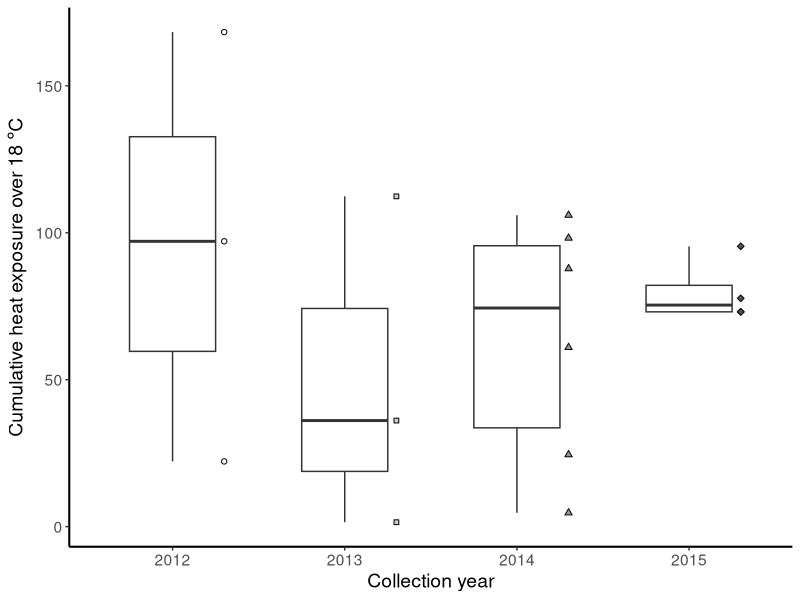
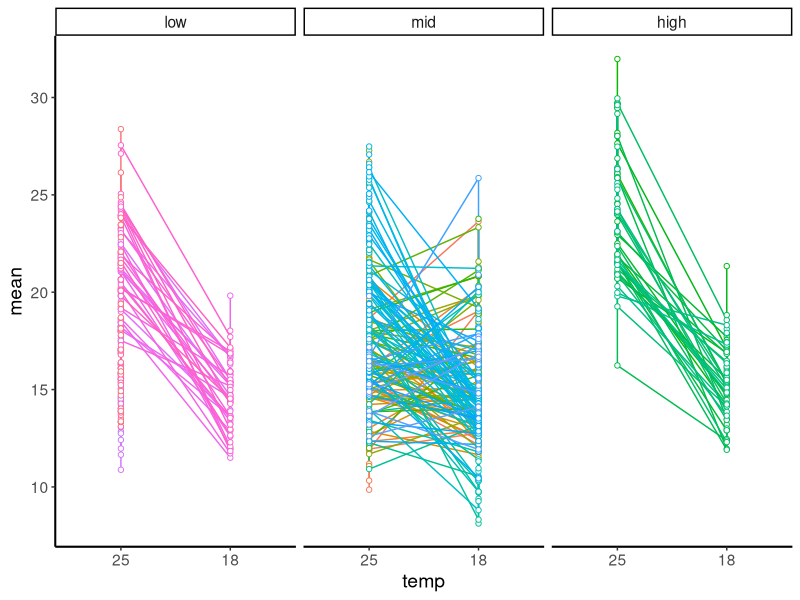
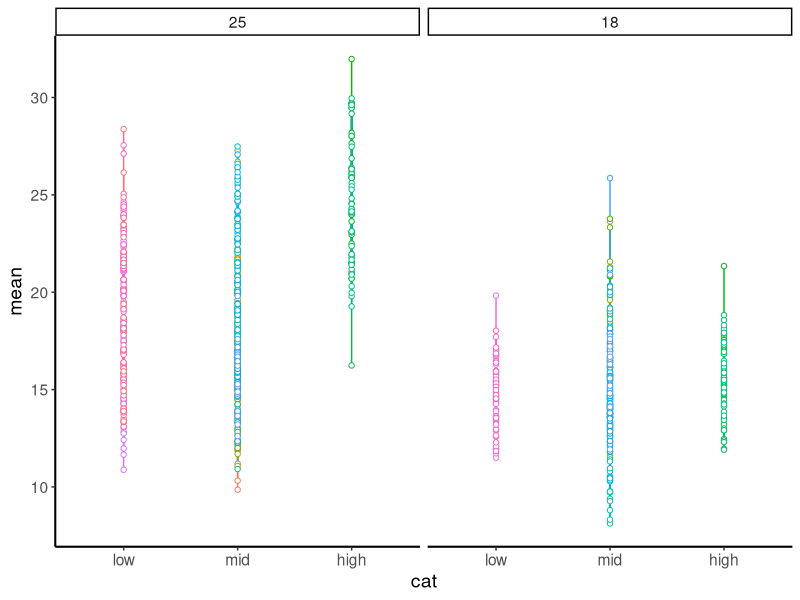
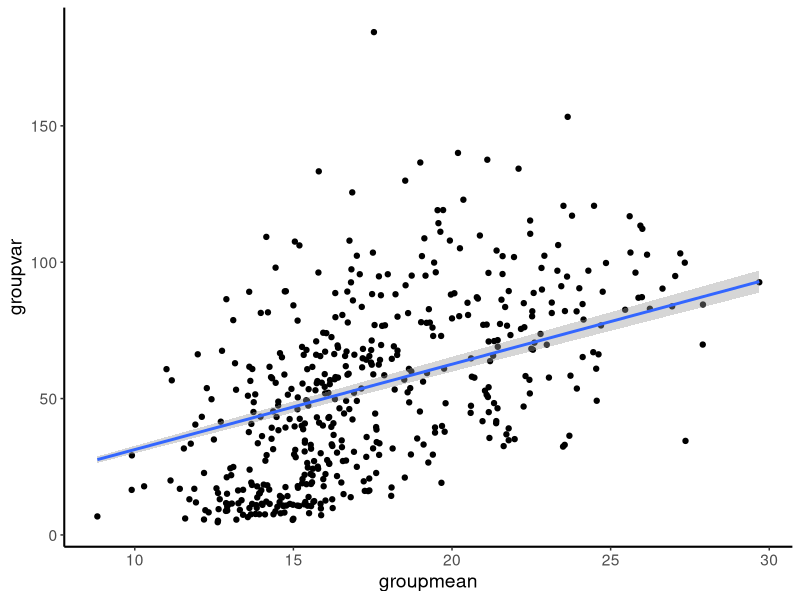
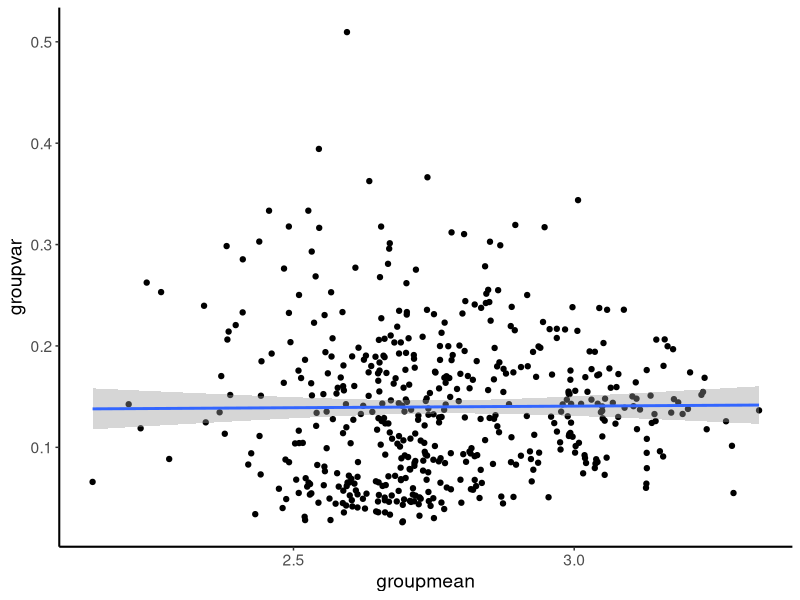
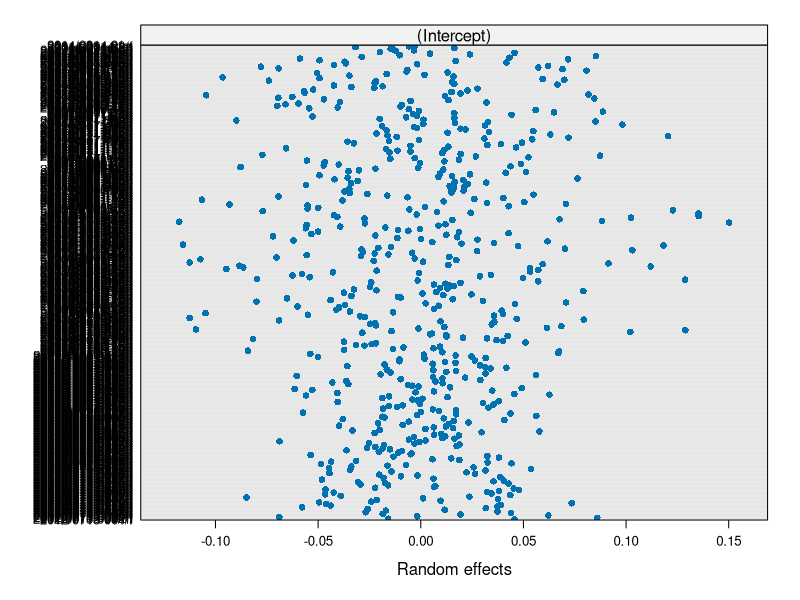
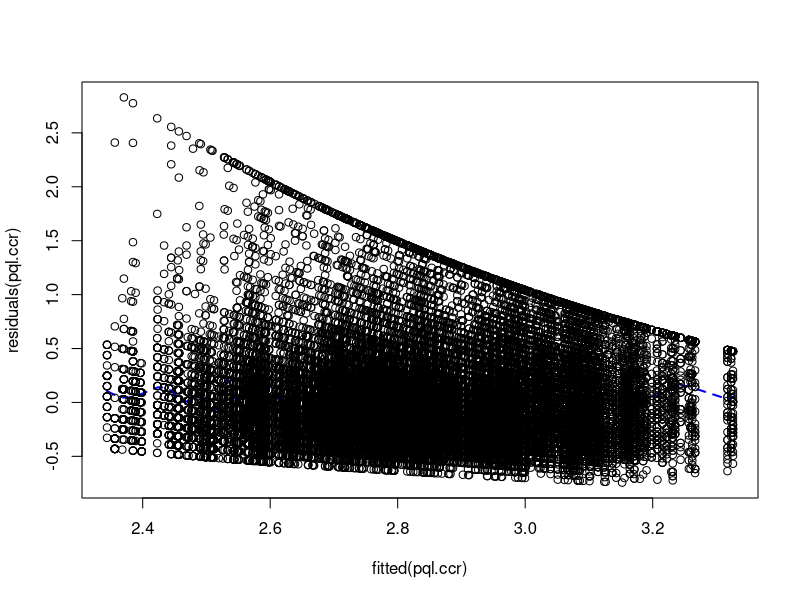
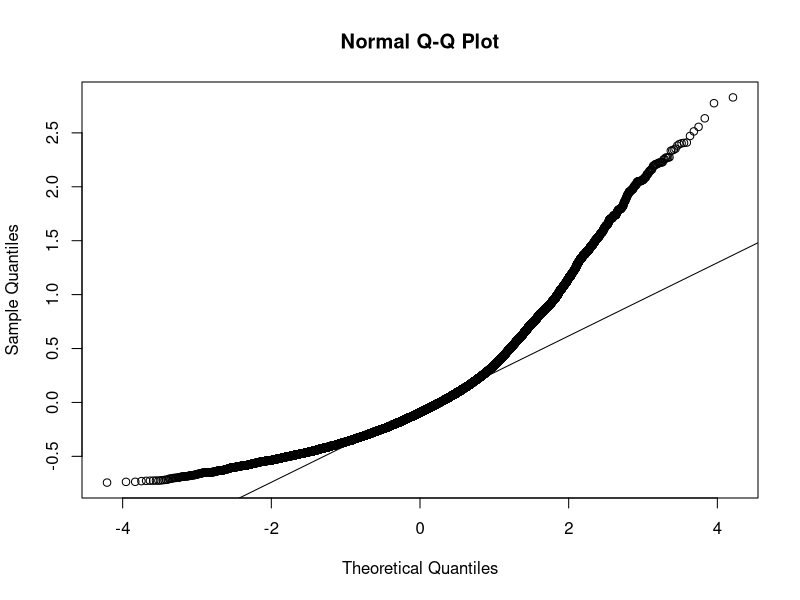

These charts were generated, in order, by the following R code: (Note: this script raises an error after producing the figures.)
## Analysis of seasonal cold tolerance (Topeka) °degree symbol for figures (just copy-paste)
getwd()
setwd("~/Dropbox/manuscripts/topeka/EcoEvo_revision/") #
# final version 

library(ggplot2)
library(plyr)
library(gridExtra)
library(reshape2)
library(scales)
library(car)
library(MASS)
library(lme4)
library(e1071)

fly_manuscript <- theme_classic() + theme(axis.line.x = element_line(color="black", size = .7),axis.line.y = element_line(color="black", size = .7),text=element_text(size=14))

#### degree day data for all collection dates across CCR and RCH experiments ####
# http://www.degreedays.net/#
dd <- as.data.frame(cbind(hdd25=c(5.1,39.2,139.9, 25.3,34.9,108.5, 29.7,26.1,27.9,75.6,126.3,200.1, 51.6,39.1,33.5,51.6),hdd18=c(0,7.4,62.8, 1.9,5,41.5, 0,3.3,1.7,23.3,48.7,106, 6.8,1.1,5.4,6.8),cdd25=c(75.3,30.9,1.1, 37.8,36.8,5, 19.4,31,26.6,15.4,3.9,0, 19.6,17.6,25.7,19.6),cdd18=c(168.3,97.1,22.2, 112.4,1.5,36.1, 87.8,106,98.2,61,24.5,4.7, 73.1,77.7,95.4,73.1)))
dd$time <- c(1,2,3, 4,5,6, 7,8,9,10,11,12, 13,14,15,16)
dd$label <- c("'12/Jul ","'12/Sep ","'12/Oct ","'13/Jul ","'13/Sep ","'13/Oct ","'14/Jun ","'14/Jul ","'14/Aug ","'14/Sep ","'14/Oct ", "'14/Nov ","'15/Jun ","'15/Jul ","'15/Sep ","'15/Oct ")
dd$year <- c("2012","2012","2012","2013","2013","2013","2014","2014","2014","2014","2014","2014","2015","2015","2015","2015")
#write.table(dd[,c(5:7,1:4)], file="degreedays_data.txt", quote=F, row.names=F, col.names=T)

skewness(dd$hdd25) #1.192
skewness(dd$hdd18) #1.588
skewness(dd$cdd25) #1.153
skewness(dd$cdd18) #0.132

dd.long <- melt(dd, id.vars=c("time","year","label"), variable.name="metric")

ggplot(subset(dd.long, metric=="cdd18"), aes(y=value, x=year, shape=year)) + geom_boxplot(show.legend=F, width=0.5) + geom_point(aes(fill=year), position = position_nudge(x=0.3), show.legend=F) + scale_shape_manual(values=c(21, 22, 24, 23)) + fly_manuscript + scale_fill_manual(values=c("#f7f7f7","#cccccc","#969696","#525252")) + ylab("Cumulative heat exposure over "*18~degree*C) + xlab("Collection year")

# figure 1
postscript(file=paste("fig_1_degree_days_bw",format(Sys.time(),"%Y%m%d"),"eps",sep="."),onefile=F, width=5, height=4)
ggplot(subset(dd.long, metric=="cdd18"), aes(y=value, x=year, shape=year)) + geom_boxplot(show.legend=F, width=0.5) + geom_point(aes(fill=year), position = position_nudge(x=0.3), show.legend=F) + scale_shape_manual(values=c(21, 22, 24, 23)) + fly_manuscript + scale_fill_manual(values=c("#f7f7f7","#cccccc","#969696","#525252")) + ylab("Cumulative heat exposure over "*18~degree*C) + xlab("Collection year")
dev.off()


#### graphical exploration of CCR data ####
# read processed data
all.ccr <- read.table("ccr_cleaned_data.20170420.txt", h=T)
str(all.ccr)  
all.ccr$year <- factor(all.ccr$year)
all.ccr$temp <- factor(all.ccr$temp, levels=c("25","18"))
all.ccr$group <- factor(all.ccr$group, levels=c("12jul","12sep","12oct","13jul","13sep","13oct","14jun","14jul","14aug","14sep"))
all.ccr$cat <- factor(all.ccr$cat, levels=c("low","mid","high"))

# line means taken for ease of exploration
all.filtered.fig <- ddply(all.ccr, .(line,sex,temp,group,year, cdd18, cat), summarise, mean=mean(time),sd=sd(time))
summary(all.filtered.fig)

# checking data, response against fixed predictors
ggplot(all.filtered.fig, aes(x=temp, y=mean, colour=line, group=line)) + geom_line(show.legend=F) + facet_grid(.~cat) + geom_point(shape=21,fill="white", show.legend = F) + fly_manuscript
ggplot(all.filtered.fig, aes(x=cat, y=mean, colour=line, group=line)) + geom_line(show.legend=F) + facet_grid(.~temp) + geom_point(shape=21,fill="white", show.legend = F) + fly_manuscript

# mean and variance are correlated in a quasipoisson pattern
groupvar <- with(all.ccr, tapply(time, list(gentemp), var))
groupmean <- with(all.ccr, tapply(time, list(gentemp), mean))
ggplot(data.frame(groupmean, groupvar), aes(x=groupmean, y=groupvar)) + geom_point() + geom_smooth(method="lm", formula=y~x-1) + fly_manuscript

# as expected for quasipoisson, log removes relationship
groupvar <- with(all.ccr, tapply(log(time), list(gentemp), var))
groupmean <- with(all.ccr, tapply(log(time), list(gentemp), mean))
ggplot(data.frame(groupmean, groupvar), aes(x=groupmean, y=groupvar)) + geom_point() + geom_smooth(method="lm") + fly_manuscript


#### analyze CCR data ####
## test two hypotheses:
# 1 - does cdd18 (seasonal weather) affect time25 (all years), controling for sex in line in year (random)
# 2 - how does cdd18 affect delta-time25-18 (2012 vs. 2014)
# quasipoisson
pql.ccr <- glmmPQL(time ~ cdd18 * temp, ~1|year/line/sex, family=quasipoisson(link="log"), data=all.ccr)

plot(ranef(pql.ccr))
plot(fitted(pql.ccr),residuals(pql.ccr),  lines(smooth.spline(fitted(pql.ccr), residuals(pql.ccr)),col="blue",lty=2,lwd=2))
qqnorm(residuals(pql.ccr))
qqline(residuals(pql.ccr))
plot(all.ccr$year, residuals(pql.ccr))
plot(all.ccr$group, residuals(pql.ccr))
plot(all.ccr$sex, residuals(pql.ccr))
plot(all.ccr$temp, residuals(pql.ccr))
plot(all.ccr$cat, residuals(pql.ccr))

summary(pql.ccr) 
# cooling degree days (reference 18 C) are representative of the cumulative hot weather or weather-related natural selection experienced by wild flies
# this represents selection pressure because tested flies are common garden offspring
# while the effect of temp is the degree of developmental plasticity
# and temp:cdd18 is the GxE component
# cdd18 adds to CCR wakeup time, 0.001 +/- <0.001 per unit (t(287) = 7.092, p < 0.001)
# temp18 decreases wakeup time, -0.163 +/- 0.011 (t(38589) = -14.963, p < 0.001)
# cdd18 and raising flies at 18 interact, so that per unit cdd18?, wakeup is shorter -0.001 +/- <0.001 (t(38589) = -8.830, p < 0.001)

# random variance between sexes is about 0.069 StdDev
# random variance between lines is about 0.102
# random variance between years is about 0.077
# residual variance is 1.751

fixef(pql.ccr)
slope.ccr <- fixef(pql.ccr)[2]
intercept.ccr <- fixef(pql.ccr)[1]
temp18 <- fixef(pql.ccr)[3]
cdd.temp18 <- fixef(pql.ccr)[4]

ranef(pql.ccr)["year"]
ccr.year2012 <- ranef(pql.ccr)$year[1,]
ccr.year2013 <- ranef(pql.ccr)$year[2,]
ccr.year2014 <- ranef(pql.ccr)$year[3,]

abline.data <- data.frame(int=c(intercept.ccr+ccr.year2012, intercept.ccr+ccr.year2014, intercept.ccr+ccr.year2012+temp18, intercept.ccr+ccr.year2014+temp18), slo=c(slope.ccr, slope.ccr, slope.ccr+cdd.temp18, slope.ccr+cdd.temp18), year=c("2012","2014","2012","2014"), temp=c("25", "25", "18", "18"))

temp_names <- c(
  `25` = "(a) Development at 25 °C",
  `18` = "(b) Development at 18 °C"
)

year_names <- c(
  `2012` = "(c) 2012",
  `2014` = "(d) 2014"
)

plot.ccr.1 <- ggplot(subset(all.filtered.fig, year!=2013), aes(x=cdd18, y=mean, fill=year, shape=year)) + geom_jitter(size=1, width=2.5) + fly_manuscript + facet_grid(.~temp, labeller=as_labeller(temp_names)) + scale_y_continuous(trans="log", breaks=seq(1,45,3)) + scale_shape_manual(values=c(21, 24)) + theme(strip.text = element_text(size=16), strip.background = element_blank()) + scale_fill_manual(values=c("#f7f7f7","#969696")) + geom_abline(aes(intercept=int, slope=slo, colour=year, linetype=year), abline.data) + xlab(expression("Heat above 18 °C experienced by line founder")) + ylab("Mean chill coma recovery")+ scale_colour_manual(values=c("#CCCCCC","#333333"))

plot.ccr.2 <- ggplot(subset(all.filtered.fig, year!=2013), aes(x=temp, y=mean, fill=year)) + geom_boxplot() +facet_grid(.~year, labeller=as_labeller(year_names)) + fly_manuscript + scale_x_discrete(labels=c("25 °C","18 °C")) + scale_y_continuous(trans="log", breaks=seq(1,45,3)) + theme(strip.text = element_text(size=16), strip.background = element_blank()) + scale_fill_manual(values=c("#f7f7f7","#969696")) + xlab("Developmental temperature") + ylab("Mean chill coma recovery")

# figure 2: glm model fit, panels by sex and year and dev temp
postscript(file=paste("fig_2_ccr_glm_model_fit_bw",format(Sys.time(),"%Y%m%d"),"eps",sep="."),onefile=F, width=8, height=5)
grid.arrange(plot.ccr.1, plot.ccr.2)
dev.off()

# a version that includes 2013
abline.data.1 <- data.frame(int=c(intercept.ccr+ccr.year2012 , intercept.ccr+ccr.year2013, intercept.ccr+ccr.year2014, intercept.ccr+ccr.year2012+temp18, intercept.ccr+ccr.year2013+temp18, intercept.ccr+ccr.year2014+temp18), slo=c(slope.ccr, slope.ccr, slope.ccr, slope.ccr+cdd.temp18, slope.ccr+cdd.temp18, slope.ccr+cdd.temp18), year=c("2012","2013","2014","2012","2013","2014"), temp=c("25", "25", "25", "18", "18", "18"))

year_names.1 <- c(
  `2012` = "(c) 2012",
  `2013` = "(d) 2013",
  `2014` = "(e) 2014"
)

plot.ccr.1a <- ggplot(all.filtered.fig, aes(x=cdd18, y=mean, fill=year, shape=year)) + geom_jitter(size=1, width=2.5) + fly_manuscript + facet_grid(.~temp, labeller=as_labeller(temp_names)) + scale_y_continuous(trans="log", breaks=seq(1,45,3)) + scale_shape_manual(values=c(21, 22, 24)) + theme(strip.text = element_text(size=16), strip.background = element_blank()) + scale_fill_manual(values=c("#f7f7f7","#cccccc","#969696")) + geom_abline(aes(intercept=int, slope=slo, colour=year, linetype=year), abline.data.1) + xlab("Heat above 18 C experienced by line founder") + ylab("Mean chill coma recovery") + scale_colour_manual(values=c("#CCCCCC","#ffffff","#333333"))

plot.ccr.2a <- ggplot(all.filtered.fig, aes(x=temp, y=mean, fill=year)) + geom_boxplot() +facet_grid(.~year, labeller=as_labeller(year_names.1)) + fly_manuscript + scale_x_discrete(labels=c("25 C","18 C")) + scale_y_continuous(trans="log", breaks=seq(1,45,3)) + theme(strip.text = element_text(size=16), strip.background = element_blank()) + scale_fill_manual(values=c("#f7f7f7","#cccccc","#969696")) + xlab("Developmental temperature") + ylab("Mean chill coma recovery")

grid.arrange(plot.ccr.1a, plot.ccr.2a)


# residual plots
pql.ccr.ranef.year <- data.frame(ranef(pql.ccr)["year"])
pql.ccr.ranef.year$year <- factor(rownames(pql.ccr.ranef.year), levels=c("2012", "2013", "2014"))
colnames(pql.ccr.ranef.year)[1] <- "intercept"

ccr.ranef <- ggplot(data.frame(ranef(pql.ccr)["line"]), aes(x=X.Intercept.)) + geom_histogram(binwidth=0.025) + geom_vline(data=pql.ccr.ranef.year, aes(xintercept=intercept, linetype=year), show.legend=T) + fly_manuscript + xlab("Random effect of line in year") + ylab("Frequency") + scale_linetype_manual(values=c(1,2,3,1,2,3,1,2,3,4), name="Year") + ggtitle("(a)")
ccr.ranef

all.ccr$residuals <- residuals(pql.ccr)
ccr.cdd <- ggplot(all.ccr, aes(x=cat, y=residuals)) + geom_boxplot() + fly_manuscript+ xlab("CDD18 category") + scale_x_discrete(labels=c("low", "mid", "high")) + ylab("Residuals") + ggtitle("(b)")
ccr.temp <- ggplot(all.ccr, aes(x=temp, y=residuals)) + geom_boxplot() + fly_manuscript + xlab("Developmental temperature") + scale_x_discrete(labels=c("25°","18°")) + ylab("Residuals") + ggtitle("(c)")
ccr.sex <- ggplot(all.ccr, aes(x=sex, y=residuals)) + geom_boxplot() + fly_manuscript + scale_x_discrete(labels=c("female","male")) + xlab("Sex") + ylab("Residuals")
ccr.group <- ggplot(all.ccr, aes(x=group, y=residuals)) + geom_boxplot() + fly_manuscript+ xlab("Founder collection year/month")+scale_x_discrete(labels=c("'12/Jul ","'12/Sep ","'12/Oct ","'14/Jul ","'14/Sep ","'14/Oct ","'14/Jun ","'14/Jul ","'14/Aug ","'14/Sep ")) + theme(axis.text.x=element_text(angle=45, hjust=1)) + ylab("Residuals") + ggtitle("(d)")


# figure s1: distribution of residuals across fixed and random effects
postscript(file=paste("fig_a1_ccr_ranef_resid",format(Sys.time(),"%Y%m%d"),"eps",sep="."),onefile=F, width=8, height=5)
grid.arrange(ccr.ranef, ccr.cdd, ccr.temp, ccr.group, ncol=2, nrow=2)
dev.off()


#### graphical exploration of RCH data #### 
# read processed rch data
all.rch <- read.table("rch_cleaned_data.20170420.txt", h=T)
str(all.rch)
all.rch$year <- factor(all.rch$year)
all.rch$time <- factor(all.rch$time, levels=c("2014july","2014aug","2014sept","2014oct","2014nov","2015june","2015july","2015sept","2015oct"))
all.rch$trt <- factor(all.rch$trt, levels=c("NON","ACC"))
all.rch$cat <- factor(all.rch$cat, levels=c("low","mid","high")) 

# line means taken for ease of exploration
rch.filtered.fig <- ddply(all.rch, .(cage,sex,trt,time,year, cdd18, cat), summarise, mean=mean(alive/(dead+1)),sd=sd(alive/(dead+1)))
summary(rch.filtered.fig)

# checking data, response against fixed predictors
ggplot(rch.filtered.fig, aes(x=trt, y=mean, colour=cage, group=cage)) + geom_line(show.legend=F) + facet_grid(.~cat) + geom_point(shape=21,fill="white", show.legend = F) + fly_manuscript
ggplot(rch.filtered.fig, aes(x=cat, y=mean, colour=cage, group=cage)) + geom_line(show.legend=F) + facet_grid(.~trt) + geom_point(shape=21,fill="white", show.legend = F) + fly_manuscript


groupvar <- with(all.rch, tapply(alive/(dead+1), list(gentrt), var))
groupmean <- with(all.rch, tapply(alive/(dead+1), list(gentrt), mean))
ggplot(data.frame(groupmean, groupvar), aes(x=groupmean, y=groupvar)) + geom_point() + geom_smooth(method="lm") + fly_manuscript
# mean and variance are correlated, quasipoisson pattern, so maybe analyze with quasibinomial?

groupvar <- with(all.rch, tapply(log(alive/(dead+1)), list(gentrt), var))
groupmean <- with(all.rch, tapply(log(alive/(dead+1)), list(gentrt), mean))
ggplot(data.frame(groupmean, groupvar), aes(x=groupmean, y=groupvar)) + geom_point() + geom_smooth(method="lm") + fly_manuscript
# log removes much but not all of the correlation between mean and variance

groupvar <- with(all.rch, tapply(surv, list(gentrt), var))
groupmean <- with(all.rch, tapply(surv, list(gentrt), mean))
ggplot(data.frame(groupmean, groupvar), aes(x=groupmean, y=groupvar)) + geom_point() + geom_smooth(method="lm") + fly_manuscript
# this is a much less workable relationship


## seeing if data fit binomial
qqp(all.rch$alive/(all.rch$dead+1), "norm") # no
qqp(c(all.rch$alive,all.rch$dead), "binom", size=round(mean(all.rch$total)), prob=mean(all.rch$surv))


#### analyze RCH data ####
# quasi families cannot be fit with glmer
## test two hypotheses
# 1 - does cdd/hdd (seasonal weather) affect c(alive,dead) (all years), controling for sex in cage in year (random)
# 2 - how does cdd/hdd affect delta-survivorship between no treatment and acclimation treatment 
glme.rch.full <- glmer(cbind(alive,dead) ~ cdd18*trt + (1|year/cage/sex), data=all.rch, family=binomial, control=glmerControl(optimizer="bobyqa", optCtrl = list(maxfun = 100000))) # does not converge
glme.rch <- glmer(cbind(alive,dead) ~ cdd18 + trt + (1|year/cage/sex), data=all.rch, family=binomial, control=glmerControl(optimizer="bobyqa"))
anova(glme.rch.full, glme.rch) #interaction term cdd18:trt is likely overfit, and model does not converge
relgrad <- with(glme.rch.full@optinfo$derivs,solve(Hessian,gradient))
max(abs(relgrad))
rm(glme.rch.full)


plot(ranef(glme.rch))[1]
plot(fitted(glme.rch),residuals(glme.rch),  lines(smooth.spline(fitted(glme.rch), residuals(glme.rch)),col="blue",lty=2,lwd=2))
qqnorm(residuals(glme.rch))
qqline(residuals(glme.rch))
plot(all.rch$year, residuals(glme.rch))
plot(all.rch$time, residuals(glme.rch))
plot(all.rch$sex, residuals(glme.rch))
plot(all.rch$trt, residuals(glme.rch))
plot(all.rch$cat, residuals(glme.rch))

summary(glme.rch) 
glme.rch.se <- sqrt(diag(vcov(glme.rch))) 
glme.tab <- cbind(Est=fixef(glme.rch), LL=fixef(glme.rch)-1.96*glme.rch.se, UL=fixef(glme.rch)+1.96*glme.rch.se)
exp(glme.tab) # odds ratio, no longer in logit scale

# cooling degree days (reference 18 C) are representative of the cumulative hot weather or weather-related natural selection experienced by wild flies
# for hypothesis 2, this represent selection pressure because tested flies are common garden offspring
# while the effect of trt is the degree of short term plasticity
# and trt:cdd18 is the GxE component -> unable to test for rch
# cdd18 does not increase significantly survivorship (p = 0.161) (odds ratio 1.004 (0.998 - 1.010))
# trt increases survivorship, 2.001 +/- 0.045 (p < 0.001) (odds ratio 7.395 (6.764 - 8.085))
# random variance between sexes is about 0.169 (sd 0.411)
# random variance between cages is about 0.316 (sd 0.563)
# random variance between years is about 1.479 (sd 1.216)


print(glme.rch, corr=FALSE)
ranef(glme.rch)
rch.year2015 <- ranef(glme.rch)$year[2,]
rch.year2014 <- ranef(glme.rch)$year[1,]

fixef(glme.rch)
intercept.rch <- fixef(glme.rch)[1]
slope.rch <- fixef(glme.rch)[2]
trt <- fixef(glme.rch)[3]

abline.data.2 <- data.frame(int=c( intercept.rch+rch.year2014, intercept.rch+rch.year2014+trt, intercept.rch+rch.year2015, intercept.rch+rch.year2015+trt), year=c("2014","2014","2015","2015"), trt=c("NON","ACC","NON","ACC"))

trt_names <- c(
  `NON` = "(a) No acclimation",
  `ACC` = "(b) Short-term acclimation"
)

year_names.2 <- c(
  `2014` = "(c) 2014",
  `2015` = "(d) 2015"  
)


plot.rch.1 <- ggplot(rch.filtered.fig, aes(x=cdd18, y=mean, fill=year, shape=year)) + geom_jitter(size=1, width=2.5) + facet_grid(.~trt, labeller=as_labeller(trt_names)) + fly_manuscript + scale_y_continuous(trans="log", breaks=c(0,0.01,0.1,1,2,4,8,16)) + theme(strip.text = element_text(size=16), strip.background = element_blank()) + scale_fill_manual(values=c("#969696","#525252")) + scale_shape_manual(values=c(23, 24)) + xlab("Heat above 18 °C experienced by line founder") + ylab("Odds ratio of survival")+ scale_colour_manual(values=c("#CCCCCC","#333333")) + geom_abline(aes(intercept=int, slope=slope.rch, colour=year, linetype=year), abline.data.2) 

plot.rch.2 <- ggplot(rch.filtered.fig, aes(x=trt, y=mean, fill=year)) + geom_boxplot() +facet_grid(.~year, labeller=as_labeller(year_names.2)) + fly_manuscript + scale_x_discrete(labels=c("None","Short-term")) + scale_y_continuous(trans="log", breaks=c(0,0.01,0.1,1,2,4,8,16)) + theme(strip.text = element_text(size=16), strip.background = element_blank()) + scale_fill_manual(values=c("#969696","#525252")) + xlab("Acclimation treatment") + ylab("Odds ratio of survival")


# result figure 3: glm model fit, panels by sex and year and dev temp
postscript(file=paste("fig_3_rch_glm_model_fit_bw",format(Sys.time(),"%Y%m%d"),"eps",sep="."),onefile=F, width=8, height=5)
grid.arrange(plot.rch.1, plot.rch.2)
dev.off()


all.rch$residuals <- residuals(glme.rch)

glme.rch.ranef <- data.frame(ranef(glme.rch)["year"])
glme.rch.ranef$year <- factor(rownames(glme.rch.ranef), levels=c("2014","2015"))
colnames(glme.rch.ranef)[1] <- "intercept"
rch.ranef <- ggplot(data.frame(ranef(glme.rch)["cage:year"]), aes(x=X.Intercept.)) + geom_histogram(binwidth=0.2) + geom_vline(data=glme.rch.ranef, aes(xintercept=intercept, linetype=year, show.legend=T)) + fly_manuscript + xlab("Random effect of cage in year") + ylab("Frequency") + scale_linetype_manual(values=c(2,1,2,3,1,2,3,1,2,3,4), name="Year") + ggtitle("(a)")

rch.cdd <- ggplot(all.rch, aes(x=cat, y=residuals)) + geom_boxplot() + fly_manuscript + xlab("CDD18 category") + scale_x_discrete(labels=c("low", "mid", "high")) + ylab("Residuals") + ggtitle("(b)")
rch.trt <- ggplot(all.rch, aes(x=trt, y=residuals)) + geom_boxplot() + fly_manuscript + scale_x_discrete(labels=c("none","short-term")) +xlab("Acclimation treatment") + ylab("Residuals") + ggtitle("(c)")
rch.group <- ggplot(all.rch, aes(x=time, y=residuals)) + geom_boxplot() + fly_manuscript + xlab("Founder collection year/month")+scale_x_discrete(labels=c("'14/Jul ","'14/Aug ","'14/Sep ","'14/Oct ","'14/Nov ","'15/Jun ","'15/Jul ","'15/Sep ","'15/Oct ")) + theme(axis.text.x=element_text(angle=45, hjust=1)) + ylab("Residuals") + ggtitle("(d)")

# results figure s2: distribution of residuals across fixed and random effects
postscript(file=paste("fig_a2_rch_ranef_resid",format(Sys.time(),"%Y%m%d"),"eps",sep="."),onefile=F, width=8, height=5)
grid.arrange(rch.ranef, rch.cdd, rch.trt, rch.group, ncol=2, nrow=2)
dev.off()

## Essentially for survivorship data, there's a huge difference between 2014 and 2015 but not much between different collection times. Unfortunately cdd18 and year are confounded. The model is only able to pick up that treatment makes a difference but not much else. 


#### summary analyses of both experiments ####
all.filtered.fig2 <- ddply(subset(all.ccr, year!=2013), .(line,sex,temp,group,year, cdd18,cat), summarise, mean=mean(time),sd=sd(time))
temp <- dcast(all.filtered.fig2, year+group+line+sex+cdd18+cat ~ temp, value.var="mean")
colnames(temp)[7:8] <- c("ccr25","ccr18")
temp$plasticity <- temp$ccr25 - temp$ccr18
ccr.fig <- droplevels(temp)
ggplot(ccr.fig, aes(x=ccr25, y=plasticity, group=group)) + geom_point() + facet_grid(year~.) + scale_x_reverse()


rch.filtered.fig2 <- ddply(all.rch, .(cage,sex,trt,time,year, cdd18,cat), summarise, mean=mean(surv),sd=sd(surv))
temp <- dcast(rch.filtered.fig2, year+time+cage+sex+cdd18+cat ~ trt, value.var="mean")
temp$acclimation <- temp$ACC - temp$NON
rch.fig <- droplevels(temp)
ggplot(rch.fig, aes(x=NON, y=acclimation, group=time)) + geom_point() + facet_grid(year~.)


summary(ccr.fig$cdd18)
table(ccr.fig$cdd18)
summary(rch.fig$cdd18)
table(rch.fig$cdd18)

#cut(cdd18, c(4,59,114,169)) # this can't work because there's only one time in low, and only one time in high. All else are mid
# just using previous grouping: cat

cat_names <- c(
  `low` = "(a) Low heat",
  `mid` = "(b) Mid heat",
  `high` = "(c) High heat"  
)

cat_names2 <- c(
  `low` = "(d) Low heat",
  `mid` = "(e) Mid heat",
  `high` = "(f) High heat"  
)


cat_text1 <- data.frame(cat=c("low","mid","high"),r=c(round(cor(subset(ccr.fig, cat=="low")[,c(7,9)])[2,1], digit=2),round(cor(subset(ccr.fig, cat=="mid")[,c(7,9)])[2,1], digit=2),round(cor(subset(ccr.fig, cat=="high")[,c(7,9)])[2,1], digit=2)))
cat_text1$lab <- paste0("r==",cat_text1$r)

ccr_summary <- ggplot(ccr.fig, aes(x=ccr25, y=plasticity, group=group, fill=year, shape=year)) + geom_point() + scale_x_reverse() + facet_grid(.~cat, labeller=as_labeller(cat_names)) + fly_manuscript + scale_fill_manual(values=c("#f7f7f7","#969696")) + scale_shape_manual(values=c(21, 24)) + ylab("Developmental plasticity") + xlab("Basal cold tolerance (chill coma recovery)") + geom_text(aes(label=lab, x=20, y=20, size=14), parse=T, inherit.aes=F, data=cat_text1, show.legend=F) + theme(strip.text = element_text(size=16), strip.background = element_blank()) 


cat_text2 <- data.frame(cat=c("low","mid","high"),r=c(round(cor(subset(rch.fig, cat=="low")[,c(7,9)])[2,1], digit=2),round(cor(subset(rch.fig, cat=="mid")[,c(7,9)])[2,1], digit=2),round(cor(subset(rch.fig, cat=="high")[,c(7,9)])[2,1], digit=2)))
cat_text2$lab <- paste0("r==",cat_text2$r)

rch_summary <- ggplot(rch.fig, aes(x=NON, y=acclimation, group=time, fill=year, shape=year)) + geom_point() + facet_grid(.~cat, labeller=as_labeller(cat_names2)) + fly_manuscript + scale_fill_manual(values=c("#969696","#525252")) + scale_shape_manual(values=c(24,23)) + ylab("Acclimation score") + xlab("Basal cold tolerance (cold stress surval)") + geom_text(aes(label=lab, x=.5, y=.8, size=14), parse=T, inherit.aes=F, data=cat_text2, show.legend=F) + theme(strip.text = element_text(size=16), strip.background = element_blank()) + scale_x_continuous(labels = c(0,.25,.5,.75,1))

# figure 4 - summary of plasticity and basal tolerance
postscript(file=paste("fig_4_plasticity_ccr_rch",format(Sys.time(),"%Y%m%d"),"eps",sep="."),onefile=F, width=8, height=6.5)
grid.arrange(ccr_summary, rch_summary, nrow=2)
dev.off()


## formal test of different R across cdd18 categories
# checking to make sure factors are specified properly
str(ccr.fig)
str(rch.fig)

# checking distributions of response variables
hist(ccr.fig$plasticity)
hist(rch.fig$acclimation)

# fitting linear models and checking significance of factors
ccr.aov <- lm(plasticity ~ cat*ccr25, data=ccr.fig)
anova(ccr.aov)
# the interaction is not significant F=0.746, P=0.475
summary(ccr.aov)$fstatistic

rch.aov <- lm(acclimation ~ cat*NON, data=rch.fig)
anova(rch.aov)
# the interaction is significant F=3.746, P=0.027
summary(rch.aov)$fstatistic

sessionInfo()


